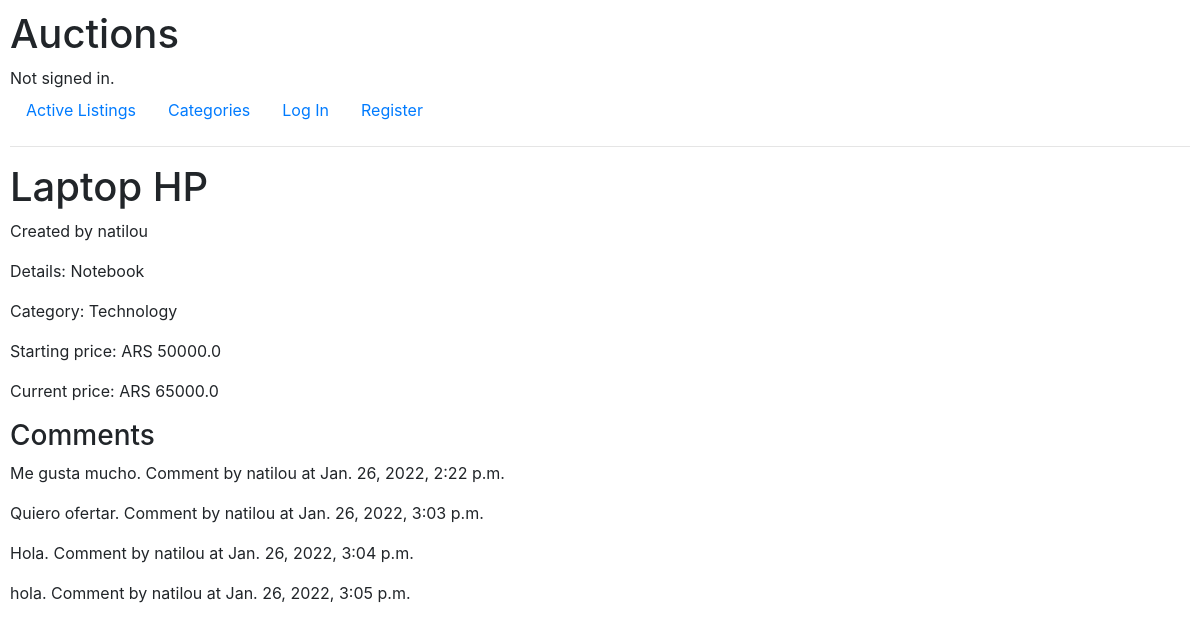
The page /1 on the database its author committed.
### auctions/models.py (models this page shows, shortened)
class Listing(models.Model):
    title = models.CharField(max_length=64)
    description = models.TextField(max_length=300)
    starting_price = models.FloatField()
    currency = models.CharField(max_length=4)
    image_url = models.URLField(null=True, blank=True)
    is_active = models.BooleanField(default=True)
    category = models.ForeignKey(Category, on_delete=models.CASCADE, related_name="listings")
    user = models.ForeignKey(User, on_delete=models.CASCADE, related_name="listings")
    @property
    def current_price(self):
        max_amount = Bid.objects.filter(listing=self).aggregate(Max("amount"))
        if max_amount:
            return max_amount["amount__max"]
        return self.starting_price

class User(AbstractUser):
    pass

class Category(models.Model):
    name = models.CharField(max_length=64)
    def __str__(self):
        return self.name

class Comment(models.Model):
    user = models.ForeignKey(User, on_delete=models.CASCADE, related_name="comments")
    body = models.TextField(max_length=200)
    listing = models.ForeignKey(Listing, on_delete=models.CASCADE, related_name="comments")
    created = models.DateTimeField(auto_now_add=True)
    updated = models.DateTimeField(auto_now=True)
    active = models.BooleanField(default=True)
    class Meta:
        ordering = ('created',)

### auctions/views.py (the view)
# urls.py: path("<int:listing_id>", views.listing, name="listing"),
def listing(request, listing_id):
    listing_page = Listing.objects.get(id=listing_id)
    is_in_watchlist = False
    if request.user.is_authenticated:
        is_in_watchlist = Watchlist.objects.filter(user=request.user, listings=listing_page).exists()
    return render(request, "auctions/listing.html", {
        "listing": listing_page,
        "is_in_watchlist": is_in_watchlist,
        "comment_form": FormCreateComment(),
        "comments": Comment.objects.filter(listing=listing_id),
        "bid_form": FormCreateBid()
    })

### auctions/templates/auctions/listing.html (shortened to what this page needs)
{% extends "auctions/layout.html" %}
{% block body %}
    <h1>{{ listing.title }}</h1>
        <p> Created by {{ listing.user }} </p>
        <p>Details: {{ listing.description }}</p>
        {% if listing.category %}
            <p>Category: {{ listing.category }}</p>
        {% endif %}
        <p>Starting price: {{ listing.currency }} {{ listing.starting_price}}</p>
        <p>Current price: {{ listing.currency }} {{ listing.current_price}}</p>
    <h3>Comments</h3>
        {% if comments %}
            {% for comment in comments %}
                <p>{{ comment.body }}. Comment by {{ comment.user }} at {{ comment.created }}</p>
            {% endfor %}
        {% else %}
            <p>No comments yet</p>
        {% endif %}
{% endblock %}

### auctions/static/auctions/styles.css (style rules this page uses)
body { padding: 10px; }

### rows shown on the page
Listing: title "Laptop HP", user "natilou", description "Notebook", category "Technology", currency "ARS", starting_price "50000.0", current_price "65000.0"
Comment: body "Me gusta mucho", user "natilou", created "Jan. 26, 2022, 2:22 p.m."
Comment: body "Quiero ofertar", user "natilou", created "Jan. 26, 2022, 3:03 p.m."
Comment: body "Hola", user "natilou", created "Jan. 26, 2022, 3:04 p.m."
Comment: body "hola", user "natilou", created "Jan. 26, 2022, 3:05 p.m."
